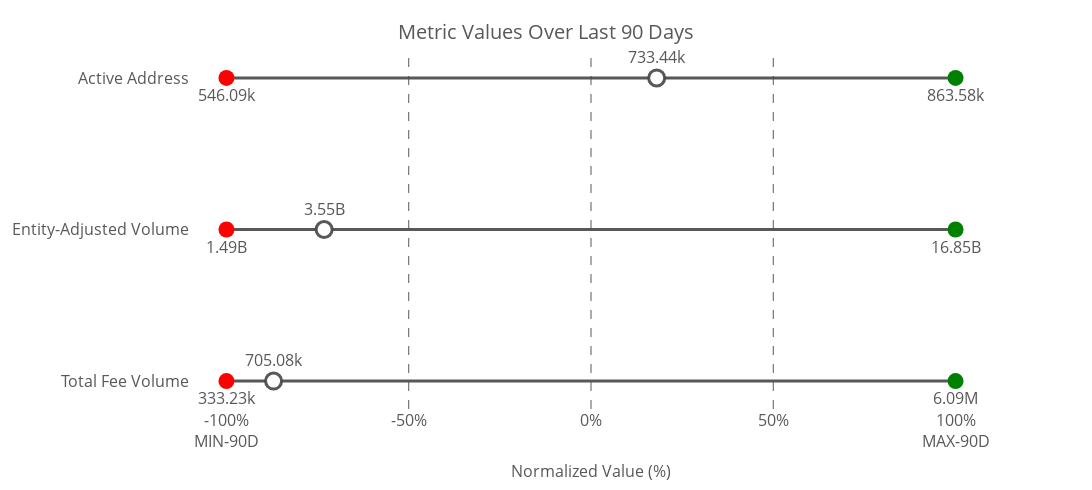

Notebook code cell kept with this figure:
### Code cell
# Manually define metrics and their titles
metrics_titles = {
    'volume_sum':' Total Fee Volume',
    'transfers_volume_entity_adjusted_sum':'Entity-Adjusted Volume',
    'active_count':'Active Address'
    
    # Add more metrics and titles as needed
}

# Create the dot plot
fig = create_dot_plot(merged_df, metrics_titles)

# Show the plot
fig.show()

# Optionally, save the plot as an HTML file
import plotly.io as pio
pio.write_html(fig, file='normalized_fundamental2_raw_metrics_dot_plot.html')

### Figure 1 — Plotly figure (JSON) as saved in the notebook; plotly's stock layout.template omitted (floating-point values rounded to 4 significant figures)
{"data": [{"line": {"color": "rgba(70, 70, 70, 0.9)", "width": 3}, "mode": "lines", "showlegend": false, "x": [-100, 100], "y": [" Total Fee Volume", " Total Fee Volume"], "type": "scatter"}, {"marker": {"color": "red", "size": 16, "symbol": "circle"}, "mode": "markers+text", "name": " Total Fee Volume Min", "text": ["333.23k"], "textfont": {"color": "rgba(70, 70, 70, 0.9)", "size": 16}, "textposition": "bottom center", "x": [-100], "y": [" Total Fee Volume"], "type": "scatter"}, {"marker": {"color": "green", "size": 16, "symbol": "circle"}, "mode": "markers+text", "name": " Total Fee Volume Max", "text": ["6.09M"], "textfont": {"color": "rgba(70, 70, 70, 0.9)", "size": 16}, "textposition": "bottom center", "x": [100], "y": [" Total Fee Volume"], "type": "scatter"}, {"marker": {"color": "white", "line": {"color": "rgba(70, 70, 70, 0.9)", "width": 3}, "size": 16, "symbol": "circle"}, "mode": "markers+text", "name": " Total Fee Volume Current", "text": ["705.08k"], "textfont": {"color": "rgba(70, 70, 70, 0.9)", "size": 16}, "textposition": "top center", "x": [-87.07], "y": [" Total Fee Volume"], "type": "scatter"}, {"line": {"color": "rgba(70, 70, 70, 0.9)", "width": 3}, "mode": "lines", "showlegend": false, "x": [-100, 100], "y": ["Entity-Adjusted Volume", "Entity-Adjusted Volume"], "type": "scatter"}, {"marker": {"color": "red", "size": 16, "symbol": "circle"}, "mode": "markers+text", "name": "Entity-Adjusted Volume Min", "text": ["1.49B"], "textfont": {"color": "rgba(70, 70, 70, 0.9)", "size": 16}, "textposition": "bottom center", "x": [-100], "y": ["Entity-Adjusted Volume"], "type": "scatter"}, {"marker": {"color": "green", "size": 16, "symbol": "circle"}, "mode": "markers+text", "name": "Entity-Adjusted Volume Max", "text": ["16.85B"], "textfont": {"color": "rgba(70, 70, 70, 0.9)", "size": 16}, "textposition": "bottom center", "x": [100], "y": ["Entity-Adjusted Volume"], "type": "scatter"}, {"marker": {"color": "white", "line": {"color": "rgba(70, 70, 70, 0.9)", "width": 3}, "size": 16, "symbol": "circle"}, "mode": "markers+text", "name": "Entity-Adjusted Volume Current", "text": ["3.55B"], "textfont": {"color": "rgba(70, 70, 70, 0.9)", "size": 16}, "textposition": "top center", "x": [-73.21], "y": ["Entity-Adjusted Volume"], "type": "scatter"}, {"line": {"color": "rgba(70, 70, 70, 0.9)", "width": 3}, "mode": "lines", "showlegend": false, "x": [-100, 100], "y": ["Active Address", "Active Address"], "type": "scatter"}, {"marker": {"color": "red", "size": 16, "symbol": "circle"}, "mode": "markers+text", "name": "Active Address Min", "text": ["546.09k"], "textfont": {"color": "rgba(70, 70, 70, 0.9)", "size": 16}, "textposition": "bottom center", "x": [-100], "y": ["Active Address"], "type": "scatter"}, {"marker": {"color": "green", "size": 16, "symbol": "circle"}, "mode": "markers+text", "name": "Active Address Max", "text": ["863.58k"], "textfont": {"color": "rgba(70, 70, 70, 0.9)", "size": 16}, "textposition": "bottom center", "x": [100], "y": ["Active Address"], "type": "scatter"}, {"marker": {"color": "white", "line": {"color": "rgba(70, 70, 70, 0.9)", "width": 3}, "size": 16, "symbol": "circle"}, "mode": "markers+text", "name": "Active Address Current", "text": ["733.44k"], "textfont": {"color": "rgba(70, 70, 70, 0.9)", "size": 16}, "textposition": "top center", "x": [18.02], "y": ["Active Address"], "type": "scatter"}], "layout": {"shapes": [{"line": {"color": "rgba(70, 70, 70, 0.9)", "dash": "dash", "width": 1}, "type": "line", "x0": -50, "x1": -50, "xref": "x", "y0": 0, "y1": 1, "yref": "paper"}, {"line": {"color": "rgba(70, 70, 70, 0.9)", "dash": "dash", "width": 1}, "type": "line", "x0": 0, "x1": 0, "xref": "x", "y0": 0, "y1": 1, "yref": "paper"}, {"line": {"color": "rgba(70, 70, 70, 0.9)", "dash": "dash", "width": 1}, "type": "line", "x0": 50, "x1": 50, "xref": "x", "y0": 0, "y1": 1, "yref": "paper"}], "title": {"font": {"color": "rgba(70, 70, 70, 0.9)", "size": 20}, "text": "Metric Values Over Last 90 Days", "y": 0.95, "x": 0.5, "xanchor": "center", "yanchor": "top"}, "xaxis": {"title": {"font": {"color": "rgba(70, 70, 70, 0.9)", "size": 16}, "text": "Normalized Value (%)"}, "tickfont": {"color": "rgba(70, 70, 70, 0.9)", "size": 16}, "showgrid": false, "range": [-110, 110], "tickvals": [-100, -50, 0, 50, 100], "ticktext": ["-100%<br>MIN-90D", "-50%", "0%", "50%", "100%<br>MAX-90D"], "showline": false, "zeroline": false}, "yaxis": {"tickfont": {"color": "rgba(70, 70, 70, 0.9)", "size": 16}, "title": {"standoff": 35}, "tickmode": "array", "tickvals": [0, 1, 2], "ticktext": [" Total Fee Volume", "Entity-Adjusted Volume", "Active Address"], "side": "left", "showgrid": false}, "margin": {"l": 100, "r": 100, "t": 50, "b": 20}, "font": {"color": "rgba(70, 70, 70, 0.9)", "size": 14}, "height": 490, "width": 1200, "showlegend": false, "plot_bgcolor": "white", "paper_bgcolor": "white"}}
